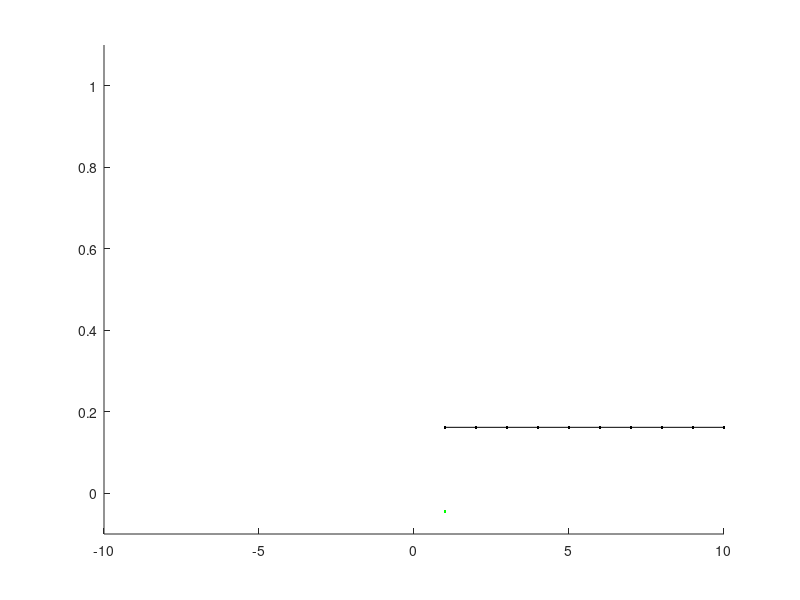

Here is the MATLAB script that generated this plot: (Note: this script raises an error after producing the figure.)
clear;

%a. Compute a time series for y(n?) with ?n = 65536, demean it and and plot it
n = 65536;
x = randn(n,1); % input
SampleRate=10;
freq=SampleRate*(0:n/2)/n;                           


y(1) = 0.25*x(1);
y(2) = 0.25*x(2)+0.5*x(1);
for i = 3:n;
y(i) = 0.25*x(i) + 0.5*x(i-1) + 0.25*x(i-2);
end;

s_one = fft(y(1), n+1);
s_two = fft(y(2), n+1);
s_three = fft(y(3), n+1);
y = mean([s_one', s_two', s_three']');

figure; hold;
plot(s_one,'k.-');
plot(s_two,'k.-');
plot(s_three,'k.-');
plot(y,'g.-');
axis([-10 10 -.1 1.1]);


%b. Compute the scaled powerspectrum of y(n)
y_power = y.*conj(y)/n;
freq = (0:length(x)/2) / length(x);
figure;
plot(y_power(1:length(freq)), 'r');
title('Power Spectrum')
inv_p=ifft(y_power);                     


%c. Compute the autocorrelation function of y(n) using the MATLAB command xcorr with option
% ‘unbiased’ and a maximum lag of n/2
y_auto = xcorr(y,floor(length(y)/2), 'unbiased');
y_auto_fft = fft(y_auto);
y_auto_fft = abs(y_auto_fft);
y_auto_fft2 = ifft(y_auto_fft);



%d. Check the Wiener-Khinchin theorem by comparing the power spectrum you got in b. versus the
% FFT of the autocorrelation function you obtained in c.
figure;hold;
plot(y_auto_fft,'go')
plot(y_power,'k.-')
xlabel('lag')
ylabel('correlation')
title('Cross-Correlation: Direct computation (green o), and with Wiener-Khinchin (black .)')



figure;hold;
subplot(2,1,1)
plot(y_auto_fft2,y_power,'k.-')
xlabel('Direct Estimate')
ylabel('Wiener-Khinchin Estimate')
title('Cross-Correlation: Wiener-Khinchin estimate vs. direct estimate')

subplot(2,1,2)
plot(y_auto_fft2,inv_p,'k.-')
ylabel('Wiener-Khinchin Estimate (Inverse)')

